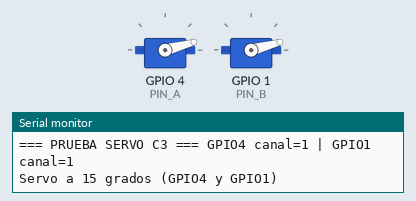
This sketch was run on a simulated ESP32-C3. On the bench: 2 × servo, the last lines printed to the serial monitor.

Above: at 0.35 s.
At 6.35 s:
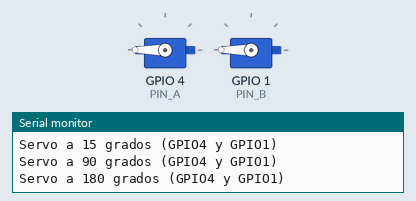
At 12.3 s:
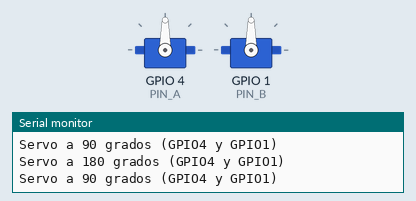
Timing chart, 0 to 15.9 s (numbered marks = the images above):
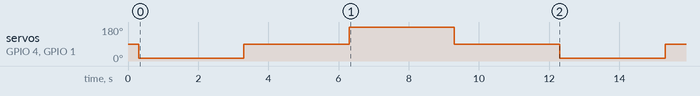

The sketch:

SmartGate_C3_PruebaServo.ino
```cpp
// Prueba del servo en la ESP32-C3, sin sensores.
// Misma senal en GPIO4 y GPIO1: conectar el naranja a cualquiera de los dos.
// Mueve 15 -> 90 -> 180 -> 90 -> 15 grados, 3 s en cada posicion, sin fin.
#include <Arduino.h>
#include <ESP32Servo.h>

constexpr uint8_t PIN_A = 4, PIN_B = 1;
constexpr int POSICIONES[] = {15, 90, 180, 90};
Servo servoA, servoB;

void setup() {
  Serial.begin(115200);
#if ARDUINO_USB_CDC_ON_BOOT
  Serial.setTxTimeoutMs(0);
#endif
  delay(300);
  servoA.setPeriodHertz(50); servoB.setPeriodHertz(50);
  const int a = servoA.attach(PIN_A, 500, 2400);
  const int b = servoB.attach(PIN_B, 500, 2400);
  Serial.printf("\n=== PRUEBA SERVO C3 === GPIO%u canal=%d | GPIO%u canal=%d\n", PIN_A, a, PIN_B, b);
}

void loop() {
  for (int g : POSICIONES) {
    servoA.write(g); servoB.write(g);
    Serial.printf("Servo a %d grados (GPIO4 y GPIO1)\n", g);
    delay(3000);
  }
}
```

Measured:
- by itself, servo on GPIO 4 (PIN_A), servo on GPIO 1 (PIN_B): repeats every 12.0 s: 90° 3.0 s, 180° 3.0 s, 90° 3.0 s, 15° 3.0 s
